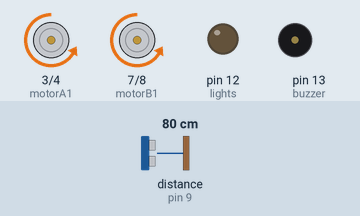
A sketch run on a simulated Arduino Uno, built with avr-gcc and run on an emulated ATmega328P. Parts: motor-driver pin pairs drawn as motors (green arrow = first pin HIGH = forward, orange = second pin HIGH = backward, longer = more drive, scaled by the enable pin), output pins drawn as LEDs (lit = HIGH), buzzer (waves = sounding, pin HIGH). Wiring (inferred from the names in the program): ultrasonic range finder: trigger pin 10; echo pin 9. The test bench sets the inputs (shaded band); at power-on: distance to the obstacle (sensor on pin 9) 80 cm. The echo pulse lasts 58.3 µs per cm; pins used as bus, display or sensor lines are not drawn; what the sketch prints to the serial monitor is not drawn.

Above: at 1.2 s.
1.3 s: distance to the obstacle (sensor on pin 9) set to 66 cm
At 1.77 s:
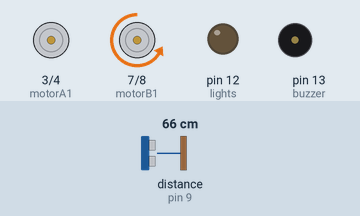
4.3 s: distance to the obstacle (sensor on pin 9) set to 120 cm
At 5.6 s:
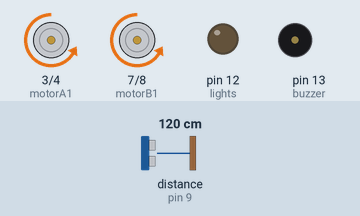
5.9 s: distance to the obstacle (sensor on pin 9) set to 2 cm
At 6.03 s:
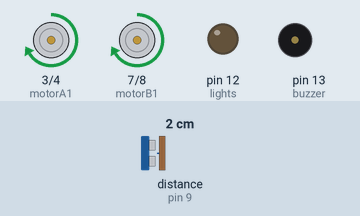
8.9 s: distance to the obstacle (sensor on pin 9) set to 250 cm
At 10.0 s:
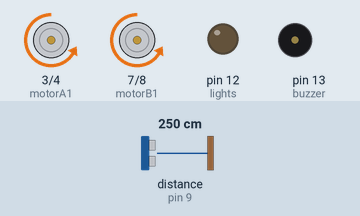
Timing chart, 0 to 11.4 s (numbered marks = the images above; inputs shaded):
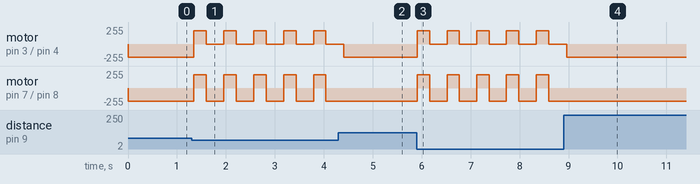

Measured:
- the behaviour switches between 71 and 70 cm on distance to the obstacle (sensor on pin 9) (found by bisection; images 0 and 1)
- after the input at 1.3 s, motor on pin 3 (motorA1) / pin 4 (motorA2): alternates forward 200/255 for 0.25 s and stopped for 0.36 s, starting after 0.05 s; motor on pin 7 (motorB1) / pin 8 (motorB2): alternates forward 200/255 for 0.25 s and backward 200/255 for 0.36 s, starting after 0.05 s
- after the input at 4.3 s, motor on pin 7 (motorB1) / pin 8 (motorB2): stops changing and stays backward 200/255
- after the input at 5.9 s, motor on pin 3 (motorA1) / pin 4 (motorA2): alternates forward 200/255 for 0.25 s and stopped for 0.35 s, starting at once; motor on pin 7 (motorB1) / pin 8 (motorB2): alternates forward 200/255 for 0.25 s and backward 200/255 for 0.35 s, starting at once
- after the input at 8.9 s, motor on pin 7 (motorB1) / pin 8 (motorB2): stops changing and stays backward 200/255

The sketch:

arduino_car_ulta_sonic.ino
```cpp
/*
 SUDI
 */
//https://create.arduino.cc/projecthub/Bill_Mougios/arduino-controlled-car-with-hc-sr04-a8e57d
//L293 Connection
const int motorA1 = 3;
const int motorA2 = 4;
const int motorAspeed = 5;
const int motorB1 = 7;
const int motorB2 = 8;
const int motorBspeed = 6;
const int lights = 12;
const int buzzer = 13;
const int echoPin = 9;
const int trigPin = 10;

//Useful Variables
int vSpeed = 200;        // Default speed, from 0 to 255
int maximumRange = 70;   // Maximum range needed
int minimumRange = 0;    // Minimum range needed
long duration, distance; // Duration used to calculate distance

void setup()
{
  // Set pins as outputs:
  pinMode(motorA1, OUTPUT);
  pinMode(motorA2, OUTPUT);
  pinMode(motorB1, OUTPUT);
  pinMode(motorB2, OUTPUT);
  pinMode(lights, OUTPUT);
  pinMode(buzzer, OUTPUT);
  pinMode(trigPin, OUTPUT);
  pinMode(echoPin, INPUT);

  // Initialize serial communication at 9600 bits per second:
  Serial.begin(9600);
}
void go_fwd()
{
  digitalWrite(motorA1, LOW);
  delay(1);
  digitalWrite(motorA2, HIGH);
  delay(1);

  digitalWrite(motorB1, LOW);
  delay(1);
  digitalWrite(motorB2, HIGH);

  analogWrite(motorAspeed, vSpeed);
  analogWrite(motorBspeed, vSpeed);
}

void go_rvrs()
{
  digitalWrite(motorA1, HIGH);
  delay(1);
  digitalWrite(motorA2, LOW);
  delay(1);

  digitalWrite(motorB1, HIGH);
  delay(1);
  digitalWrite(motorB2, LOW);

  analogWrite(motorAspeed, vSpeed);
  analogWrite(motorBspeed, vSpeed);
}

void go_fwd_left()
{
  digitalWrite(motorA1, LOW);
  delay(1);
  digitalWrite(motorA2, HIGH);
  delay(1);

  digitalWrite(motorB1, LOW);
  delay(1);
  digitalWrite(motorB2, HIGH);

  analogWrite(motorAspeed, vSpeed);
  analogWrite(motorBspeed, 0);
}

void go_fwd_right()
{
  digitalWrite(motorA1, LOW);
  delay(1);
  digitalWrite(motorA2, HIGH);
  delay(1);

  digitalWrite(motorB1, LOW);
  delay(1);
  digitalWrite(motorB2, HIGH);

  analogWrite(motorAspeed, 0);
  analogWrite(motorBspeed, vSpeed);
}

void go_rvrs_left()
{
  digitalWrite(motorA1, HIGH);
  delay(1);
  digitalWrite(motorA2, LOW);
  delay(1);

  digitalWrite(motorB1, HIGH);
  delay(1);
  digitalWrite(motorB2, LOW);

  analogWrite(motorAspeed, 0);
  analogWrite(motorBspeed, vSpeed);
}
void go_rvrs_right()
{
  digitalWrite(motorA1, HIGH);
  delay(1);
  digitalWrite(motorA2, LOW);
  delay(1);

  digitalWrite(motorB1, HIGH);
  delay(1);
  digitalWrite(motorB2, LOW);

  analogWrite(motorAspeed, vSpeed);
  analogWrite(motorBspeed, 0);
}
void go_left()
{
  digitalWrite(motorA2, HIGH);
  delay(1);
  digitalWrite(motorA1, LOW);
  delay(1);

  digitalWrite(motorB2, LOW);
  delay(1);
  digitalWrite(motorB1, HIGH);

  analogWrite(motorAspeed, vSpeed);
  analogWrite(motorBspeed, vSpeed);
}

void go_right()
{
  digitalWrite(motorA2, LOW);
  delay(1);
  digitalWrite(motorA1, HIGH);
  delay(1);

  digitalWrite(motorB2, HIGH);
  delay(1);
  digitalWrite(motorB1, LOW);

  analogWrite(motorAspeed, vSpeed);
  analogWrite(motorBspeed, vSpeed);
}

void car_stop()
{
  analogWrite(motorA1, 0);
  analogWrite(motorA2, 0);
  analogWrite(motorB1, 0);
  analogWrite(motorB2, 0);
}

void loop()
{
  /*
The following trigPin/echoPin cycle is used to determine the
 distance of the nearest object by bouncing soundwaves off of it.
*/
  digitalWrite(trigPin, LOW);
  delayMicroseconds(2);

  digitalWrite(trigPin, HIGH);
  delayMicroseconds(10);

  digitalWrite(trigPin, LOW);
  duration = pulseIn(echoPin, HIGH);

  //Calculate the distance (in cm) based on the speed of sound.
  distance = duration / 58.2;

  if (distance > maximumRange || distance < minimumRange)
  {
    /* Send a positive number to computer and Turn MOTORS ON
 to indicate "out of range" */
    Serial.println("1");
    go_fwd();
  }
  else
  {
    go_rvrs();
    delay(250);
    go_fwd_right();
    delay(300);
  }
  //Delay 50ms before next reading.
  delay(50);
}
```
